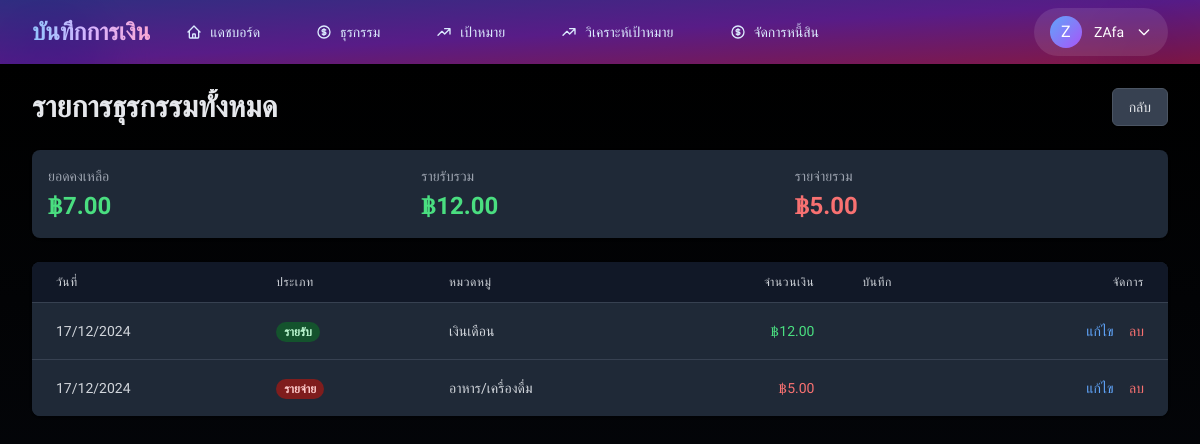
Page /transactions/molist (signed in) on the committed database.
### models/user.py (models this page shows, shortened)
class User(UserMixin, db.Model):
    __tablename__ = 'users'
    id = db.Column(db.Integer, primary_key=True)
    username = db.Column(db.String(80), unique=True, nullable=False, index=True)
    email = db.Column(db.String(120), unique=True, nullable=False, index=True)
    password_hash = db.Column(db.String(200), nullable=False)
    profile_image = db.Column(db.String(200))
    first_name = db.Column(db.String(50))
    last_name = db.Column(db.String(50))
    profile_image = db.Column(db.String(200))
    is_active = db.Column(db.Boolean, default=True)
    is_verified = db.Column(db.Boolean, default=False)
    last_login = db.Column(db.DateTime)
    notification_preferences = db.Column(db.JSON, default={
        'email_notifications': True,
        'transaction_alerts': True,
        'goal_reminders': True,
        'weekly_summary': True
    })
    created_at = db.Column(db.DateTime, default=datetime.utcnow)
    updated_at = db.Column(db.DateTime, default=datetime.utcnow, onupdate=datetime.utcnow)
    transactions = db.relationship('Transaction',
                                 back_populates='user',
                                 lazy='dynamic',
                                 cascade='all, delete-orphan')
    financial_goals = db.relationship('FinancialGoal',
                                    back_populates='user',
                                    lazy='dynamic',
                                    cascade='all, delete-orphan')
    debts = db.relationship('Debt', backref=db.backref('user', lazy=True), lazy='dynamic', cascade='all, delete-orphan')

### models/transaction.py (models this page shows, shortened)
class Transaction(db.Model):
    __tablename__ = 'transactions'
    id = db.Column(db.Integer, primary_key=True)
    user_id = db.Column(db.Integer, db.ForeignKey('users.id', ondelete='CASCADE'),
                       nullable=False, index=True)
    goal_id = db.Column(db.Integer, db.ForeignKey('financial_goals.id', ondelete='SET NULL'),
                       nullable=True)
    date = db.Column(db.DateTime, nullable=False, default=datetime.utcnow, index=True)
    type = db.Column(db.String(20), nullable=False, index=True)  # 'income' หรือ 'expense'
    category = db.Column(db.String(50), nullable=False)
    amount = db.Column(db.Float, nullable=False)
    note = db.Column(db.String(200))
    created_at = db.Column(db.DateTime, default=datetime.utcnow)
    updated_at = db.Column(db.DateTime, default=datetime.utcnow, onupdate=datetime.utcnow)
    user = db.relationship('User', back_populates='transactions')
    goal = db.relationship('FinancialGoal', back_populates='transactions')

### routes/transactions.py (the view)
@transactions_bp.route('/molist')
@login_required
def molist():
    transactions = Transaction.query.filter_by(user_id=current_user.id)\
        .order_by(Transaction.date.desc())\
        .all()
    total_income = sum(t.amount for t in transactions if t.type == 'income')
    total_expense = sum(t.amount for t in transactions if t.type == 'expense')
    balance = total_income - total_expense
    return render_template('transactions/molist.html',
        transactions=transactions,
        total_income=total_income,
        total_expense=total_expense,
        balance=balance
    )

### app.py (called while the page is built)
@login_manager.user_loader
def load_user(user_id):
    return User.query.get(int(user_id))

### templates/transactions/molist.html (shortened to what this page needs)
{% extends "base.html" %}
{% block content %}
<div class="md:flex md:items-center md:justify-between mb-6">
    <div class="flex-1 min-w-0">
        <h2 class="text-2xl font-bold leading-7 text-gray-200 sm:text-3xl sm:truncate">
            รายการธุรกรรมทั้งหมด
        </h2>
    </div>
    <div class="mt-4 flex md:mt-0 md:ml-4">
        <a href="{{ url_for('transactions.list') }}"
            class="inline-flex items-center px-4 py-2 border border-gray-600 rounded-md shadow-sm text-sm font-medium text-gray-200 bg-gray-700 hover:bg-gray-600 transition-colors duration-150">
            กลับ
        </a>
    </div>
</div>
<div class="bg-gray-800 shadow rounded-lg mb-6">
    <div class="p-4">
        <div class="grid grid-cols-1 gap-4 sm:grid-cols-3">
            <div>
                <h4 class="text-sm font-medium text-gray-400">ยอดคงเหลือ</h4>
                <p class="mt-1 text-2xl font-semibold {% if balance >= 0 %}text-green-400{% else %}text-red-400{% endif %}">
                    ฿{{ "{:,.2f}".format(balance) }}
                </p>
            </div>
            <div>
                <h4 class="text-sm font-medium text-gray-400">รายรับรวม</h4>
                <p class="mt-1 text-2xl font-semibold text-green-400">
                    ฿{{ "{:,.2f}".format(total_income) }}
                </p>
            </div>
            <div>
                <h4 class="text-sm font-medium text-gray-400">รายจ่ายรวม</h4>
                <p class="mt-1 text-2xl font-semibold text-red-400">
                    ฿{{ "{:,.2f}".format(total_expense) }}
                </p>
            </div>
        </div>
    </div>
</div>
<div class="bg-gray-800 shadow overflow-hidden sm:rounded-lg">
    <div class="overflow-x-auto">
        <table class="min-w-full divide-y divide-gray-700">
            <thead class="bg-gray-900">
                <tr>
                    <th scope="col" class="px-6 py-3 text-left text-xs font-medium text-gray-300 uppercase tracking-wider">วันที่</th>
                    <th scope="col" class="px-6 py-3 text-left text-xs font-medium text-gray-300 uppercase tracking-wider">ประเภท</th>
                    <th scope="col" class="px-6 py-3 text-left text-xs font-medium text-gray-300 uppercase tracking-wider">หมวดหมู่</th>
                    <th scope="col" class="px-6 py-3 text-right text-xs font-medium text-gray-300 uppercase tracking-wider">จำนวนเงิน</th>
                    <th scope="col" class="px-6 py-3 text-left text-xs font-medium text-gray-300 uppercase tracking-wider">บันทึก</th>
                    <th scope="col" class="px-6 py-3 text-right text-xs font-medium text-gray-300 uppercase tracking-wider">จัดการ</th>
                </tr>
            </thead>
            <tbody class="bg-gray-800 divide-y divide-gray-700">
                {% for transaction in transactions %}
                <tr class="hover:bg-gray-700 transition-colors duration-150">
                    <td class="px-6 py-4 whitespace-nowrap text-sm text-gray-300">
                        {{ transaction.date.strftime('%d/%m/%Y') }}
                    </td>
                    <td class="px-6 py-4 whitespace-nowrap">
                        <span class="px-2 inline-flex text-xs leading-5 font-semibold rounded-full
                            {% if transaction.type == 'income' %}
                                bg-green-900 text-green-200
                            {% else %}
                                bg-red-900 text-red-200
                            {% endif %}">
                            {{ "รายรับ" if transaction.type == "income" else "รายจ่าย" }}
                        </span>
                    </td>
                    <td class="px-6 py-4 whitespace-nowrap text-sm text-gray-300">
                        {{ transaction.category }}
                    </td>
                    <td class="px-6 py-4 whitespace-nowrap text-sm text-right
                        {% if transaction.type == 'income' %}
                            text-green-400
                        {% else %}
                            text-red-400
                        {% endif %}">
                        ฿{{ "{:,.2f}".format(transaction.amount) }}
                    </td>
                    <td class="px-6 py-4 whitespace-nowrap text-sm text-gray-300">
                    </td>
                    <td class="px-6 py-4 whitespace-nowrap text-right text-sm font-medium">
                        <a href="{{ url_for('transactions.edit', id=transaction.id) }}"
                            class="text-blue-400 hover:text-blue-300 mr-3 transition-colors duration-150">แก้ไข</a>
                        <a href="#"
                            onclick="confirmDelete('{{ transaction.id }}')"
                            class="text-red-400 hover:text-red-300 transition-colors duration-150">ลบ</a>
                    </td>
                </tr>
                {% endfor %}
            </tbody>
        </table>
    </div>
</div>
{% endblock %}

### templates/base.html (shortened to what this page needs)
<!DOCTYPE html>
<html lang="th" class="h-full bg-gray-50">
<head>
    <script src="https://cdn.tailwindcss.com"></script>
</head>
<nav class="bg-gradient-to-br from-indigo-900 via-purple-900 to-pink-900 shadow-xl">
    <div class="max-w-7xl mx-auto px-4 sm:px-6 lg:px-8 relative">
        <div class="absolute inset-0">
            <div class="absolute top-0 -left-4 w-32 h-32 bg-blue-500/20 rounded-full mix-blend-multiply filter blur-xl"></div>
            <div class="absolute top-0 -right-4 w-32 h-32 bg-purple-500/20 rounded-full mix-blend-multiply filter blur-xl"></div>
        </div>
        <div class="flex justify-between h-16 relative z-10">
            <div class="flex">
                <div class="flex-shrink-0 flex items-center">
                    <a href="{{ url_for('index') }}"
                       class="text-2xl font-bold text-transparent bg-clip-text bg-gradient-to-r from-blue-300 via-purple-300 to-pink-300 hover:scale-105 transform transition-all duration-300 hover:from-blue-200 hover:to-pink-200">
                    </a>
                </div>
                <div class="hidden sm:ml-6 sm:flex sm:space-x-8">
                    <a href="{{ url_for('dashboard.index') }}"
                       class="nav-link border-transparent text-blue-100 hover:text-white inline-flex items-center px-3 py-2 text-sm font-medium transition-all duration-300 hover:bg-white/10 rounded-lg">
                        <svg class="w-4 h-4 mr-2" fill="none" stroke="currentColor" viewBox="0 0 24 24">
                            <path stroke-linecap="round" stroke-linejoin="round" stroke-width="2" d="M3 12l2-2m0 0l7-7 7 7M5 10v10a1 1 0 001 1h3m10-11l2 2m-2-2v10a1 1 0 01-1 1h-3m-6 0a1 1 0 001-1v-4a1 1 0 011-1h2a1 1 0 011 1v4a1 1 0 001 1m-6 0h6"/>
                        </svg>
                        แดชบอร์ด
                    </a>
                    <a href="{{ url_for('transactions.molist') }}"
                       class="nav-link border-transparent text-blue-100 hover:text-white inline-flex items-center px-3 py-2 text-sm font-medium transition-all duration-300 hover:bg-white/10 rounded-lg">
                        ธุรกรรม
                    </a>
                    <a href="{{ url_for('goals.list') }}"
                       class="nav-link border-transparent text-blue-100 hover:text-white inline-flex items-center px-3 py-2 text-sm font-medium transition-all duration-300 hover:bg-white/10 rounded-lg">
                        <svg class="w-4 h-4 mr-2" fill="none" stroke="currentColor" viewBox="0 0 24 24">
                            <path stroke-linecap="round" stroke-linejoin="round" stroke-width="2" d="M13 7h8m0 0v8m0-8l-8 8-4-4-6 6"/>
                        </svg>
                        เป้าหมาย
                    </a>
                    <a href="{{ url_for('goals.analytics') }}"
                       class="nav-link border-transparent text-blue-100 hover:text-white inline-flex items-center px-3 py-2 text-sm font-medium transition-all duration-300 hover:bg-white/10 rounded-lg">
                        <svg class="w-4 h-4 mr-2" fill="none" stroke="currentColor" viewBox="0 0 24 24">
                            <path stroke-linecap="round" stroke-linejoin="round" stroke-width="2" d="M13 7h8m0 0v8m0-8l-8 8-4-4-6 6"/>
                        </svg>
                        วิเคราะห์เป้าหมาย
                    </a>
                    <a href="{{ url_for('debt.debtmain') }}"
                        class="nav-link border-transparent text-blue-100 hover:text-white inline-flex items-center px-3 py-2 text-sm font-medium transition-all duration-300 hover:bg-white/10 rounded-lg">
                        จัดการหนี้สิน
                    </a>
                </div>
            </div>
            <div class="hidden sm:ml-6 sm:flex sm:items-center">
                <div class="ml-3 relative">
                    {% if current_user.is_authenticated %}
                        <button type="button"
                                id="user-menu-button"
                                aria-expanded="false"
                                aria-haspopup="true"
                                class="flex items-center space-x-3 px-4 py-2 rounded-full bg-white/10 hover:bg-white/20 transition-all duration-300 focus:outline-none focus:ring-2 focus:ring-offset-2 focus:ring-blue-500">
                            <div class="h-8 w-8 rounded-full bg-gradient-to-br from-blue-400 to-purple-500 flex items-center justify-center">
                                <span class="text-white font-medium">{{ current_user.username[0].upper() }}</span>
                            </div>
                            <span class="text-white text-sm">{{ current_user.username }}</span>
                            <svg class="w-4 h-4 text-white" fill="none" stroke="currentColor" viewBox="0 0 24 24">
                                <path stroke-linecap="round" stroke-linejoin="round" stroke-width="2" d="M19 9l-7 7-7-7"/>
                            </svg>
                        </button>
                    {% endif %}
                </div>
            </div>
        </div>
    </div>
 </nav>
    <main class="gradient-background min-h-screen py-6">
        <div class="max-w-7xl mx-auto px-4 sm:px-6 lg:px-8">
            <div class="content">
                {% block content %}{% endblock %}
            </div>
        </div>
    </main>
</body>
</html>

### templates/base.html (style rules this page uses)
.gradient-background { background: linear-gradient(180deg, #000000 0%, #06090f 15%, #0f1729 30%, #1a1f35 45%, #1e2442 60%, #1a1f35 75%, #0f1729 90%, #000000 100% ); animation: gradient 15s ease infinite; background-size: 200% 200%; position: relative; }
.nav-link { position: relative; transition: all 0.3s ease; }
.nav-link::after { content: ''; position: absolute; width: 0; height: 2px; bottom: -2px; left: 50%; background-color: #3b82f6; transition: all 0.3s ease; transform: translateX(-50%); }

### rows in the picture
User: username "Z", username "ZAfa"
Transaction: type "รายรับ", amount "12.00"
Transaction: type "รายจ่าย", amount "5.00"

### other values in the picture
{{ "{:,.2f}".format(balance) }} "7.00"
{{ "{:,.2f}".format(total_income) }} "12.00"
{{ "{:,.2f}".format(total_expense) }} "5.00"
